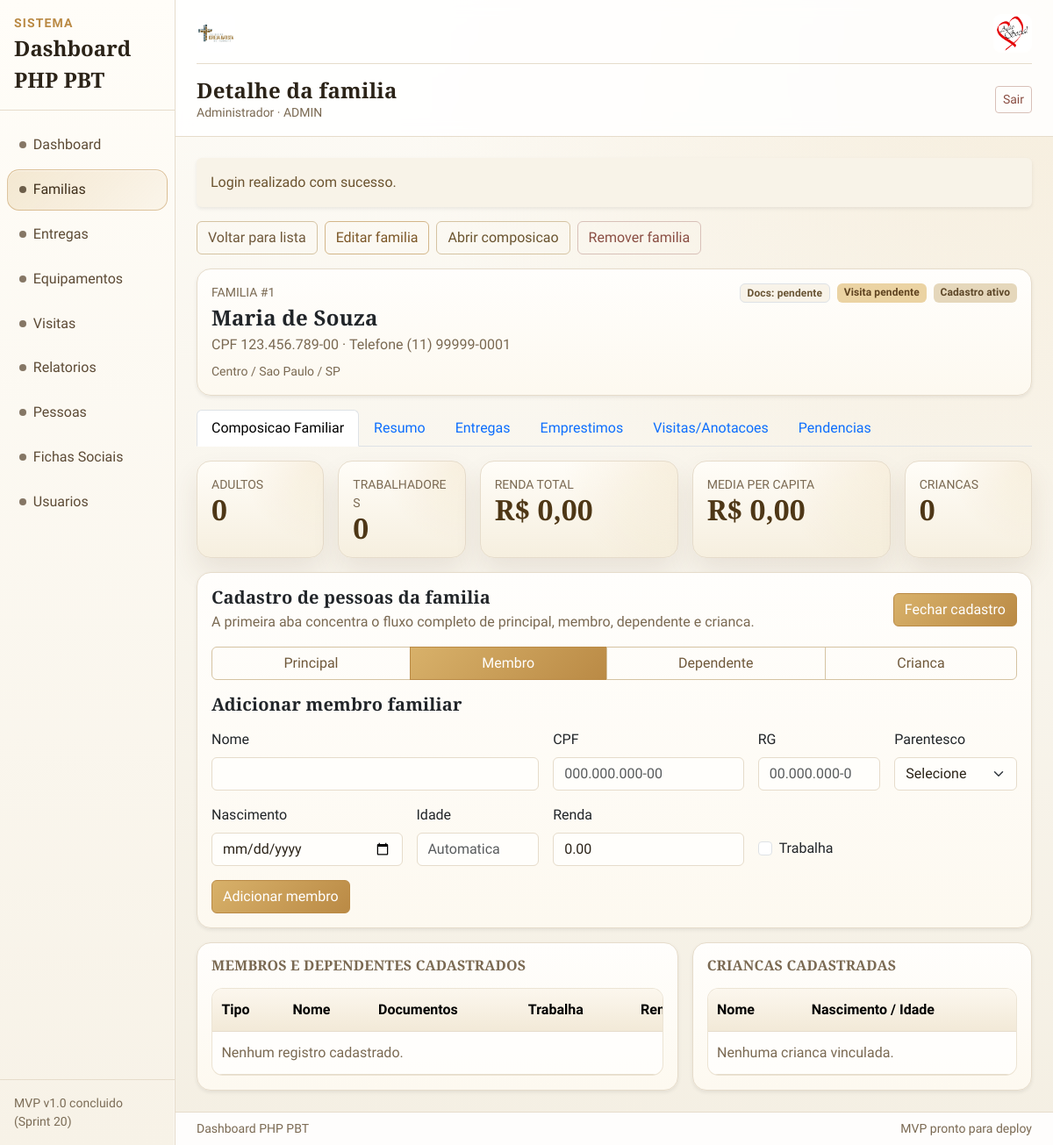
The app's page /families/show?id=1 (signed in) with its own data.
### tables this page shows
CREATE TABLE IF NOT EXISTS families (
  id INT AUTO_INCREMENT PRIMARY KEY,
  responsible_name VARCHAR(160) NOT NULL,
  cpf_responsible VARCHAR(14) NULL UNIQUE,
  rg_responsible VARCHAR(20) NULL,
  birth_date DATE NULL,
  phone VARCHAR(20) NULL,
  responsible_works TINYINT(1) NOT NULL DEFAULT 0,
  responsible_income DECIMAL(10,2) NOT NULL DEFAULT 0,
  marital_status VARCHAR(30) NULL,
  education_level VARCHAR(40) NULL,
  professional_status VARCHAR(40) NULL,
  profession_detail VARCHAR(120) NULL,
  cep VARCHAR(10) NULL,
  address VARCHAR(200) NULL,
  address_number VARCHAR(20) NULL,
  address_complement VARCHAR(120) NULL,
  neighborhood VARCHAR(80) NULL,
  city VARCHAR(80) NULL,
  state CHAR(2) NULL,
  location_reference VARCHAR(200) NULL,
  housing_type VARCHAR(60) NULL,
  adults_count INT NOT NULL DEFAULT 0,
  workers_count INT NOT NULL DEFAULT 0,
  family_income_total DECIMAL(10,2) NOT NULL DEFAULT 0,
  family_income_average DECIMAL(10,2) NOT NULL DEFAULT 0,
  children_count INT NOT NULL DEFAULT 0,
  documentation_status VARCHAR(30) NOT NULL DEFAULT 'ok',
  documentation_notes TEXT NULL,
  needs_visit TINYINT(1) NOT NULL DEFAULT 0,
  general_notes TEXT NULL,
  is_active TINYINT(1) NOT NULL DEFAULT 1,
  created_at DATETIME NOT NULL DEFAULT CURRENT_TIMESTAMP,
  updated_at DATETIME NULL DEFAULT NULL ON UPDATE CURRENT_TIMESTAMP,
  INDEX idx_families_responsible_name (responsible_name),
  INDEX idx_families_city_neighborhood (city, neighborhood),
  INDEX idx_families_documentation_status (documentation_status),
  INDEX idx_families_needs_visit (needs_visit),
  INDEX idx_families_is_active (is_active),
  INDEX idx_families_updated_at (updated_at)
);

### app/Views/families/show.php (the view, shortened to what the rows shown need)
<?php
$family = is_array($family ?? null) ? $family : [];
$memberForm = is_array($memberForm ?? null) ? $memberForm : [];
$memberEditMode = (bool) ($memberEditMode ?? false);
$familyId = (int) ($family['id'] ?? 0);
$activeTab = (string) ($activeTab ?? 'composition');
$personType = (string) ($personType ?? 'member');
$memberFormPersonType = (string) ($memberForm['person_type'] ?? $personType);
$openPersonForm = (bool) ($openPersonForm ?? false);
$memberSectionVisible = in_array($personType, ['member', 'dependent'], true);
$addressLine = (string) ($addressLine ?? '');
$memberFormAction = $memberEditMode
    ? '/families/members/update?id=' . (int) ($memberForm['id'] ?? 0) . '&family_id=' . $familyId
    : '/families/members?family_id=' . $familyId;
?>
<div class="card border-0 shadow-sm mb-3">
    <div class="card-body">
        <div class="d-flex flex-column flex-xl-row justify-content-between gap-3">
            <div>
                <div class="small text-secondary text-uppercase mb-1">Familia #<?= $familyId ?></div>
                <h2 class="h4 mb-1"><?= htmlspecialchars((string) ($family['responsible_name'] ?? '-'), ENT_QUOTES, 'UTF-8') ?></h2>
                <div class="text-secondary mb-2">
                    CPF <?= htmlspecialchars((string) ($family['cpf_responsible'] ?? '-'), ENT_QUOTES, 'UTF-8') ?>
                    · Telefone <?= htmlspecialchars((string) ($family['phone'] ?? '-'), ENT_QUOTES, 'UTF-8') ?>
                </div>
                <div class="small text-secondary"><?= htmlspecialchars($addressLine !== '' ? $addressLine : '-', ENT_QUOTES, 'UTF-8') ?></div>
            </div>
            <div class="d-flex flex-wrap gap-2 align-content-start">
                <span class="badge text-bg-light border">Docs: <?= htmlspecialchars((string) ($family['documentation_status'] ?? 'ok'), ENT_QUOTES, 'UTF-8') ?></span>
                <?php if ((int) ($family['needs_visit'] ?? 0) === 1) : ?>
                    <span class="badge text-bg-warning">Visita pendente</span>
                <?php else : ?>
                    <span class="badge text-bg-success">Visita em dia</span>
                <?php endif; ?>
                <?php if ((int) ($family['is_active'] ?? 0) === 1) : ?>
                    <span class="badge text-bg-success">Cadastro ativo</span>
                <?php else : ?>
                    <span class="badge text-bg-danger">Cadastro inativo</span>
                <?php endif; ?>
            </div>
        </div>
    </div>
</div>
<?php if ($activeTab === 'composition') : ?>
    <div class="row g-3 mb-3">
        <div class="col-12 col-md-6 col-xl-2">
            <div class="card metric-card h-100"><div class="card-body">
                <div class="small text-secondary text-uppercase">Adultos</div>
                <div class="metric-value"><?= (int) ($family['adults_count'] ?? 0) ?></div>
            </div></div>
        </div>
        <div class="col-12 col-md-6 col-xl-2">
            <div class="card metric-card h-100"><div class="card-body">
                <div class="small text-secondary text-uppercase">Trabalhadores</div>
                <div class="metric-value"><?= (int) ($family['workers_count'] ?? 0) ?></div>
            </div></div>
        </div>
        <div class="col-12 col-md-6 col-xl-3">
            <div class="card metric-card h-100"><div class="card-body">
                <div class="small text-secondary text-uppercase">Renda total</div>
                <div class="metric-value">R$ <?= number_format((float) ($family['family_income_total'] ?? 0), 2, ',', '.') ?></div>
            </div></div>
        </div>
        <div class="col-12 col-md-6 col-xl-3">
            <div class="card metric-card h-100"><div class="card-body">
                <div class="small text-secondary text-uppercase">Media per capita</div>
                <div class="metric-value">R$ <?= number_format((float) ($family['family_income_average'] ?? 0), 2, ',', '.') ?></div>
            </div></div>
        </div>
        <div class="col-12 col-md-6 col-xl-2">
            <div class="card metric-card h-100"><div class="card-body">
                <div class="small text-secondary text-uppercase">Criancas</div>
                <div class="metric-value"><?= (int) ($family['children_count'] ?? 0) ?></div>
            </div></div>
        </div>
    </div>
    <div class="card border-0 shadow-sm mb-3" data-person-hub>
        <div class="card-body">
            <div class="d-flex flex-column flex-md-row justify-content-between align-items-md-center gap-2 mb-3">
                <div>
                    <h3 class="h5 mb-1">Cadastro de pessoas da familia</h3>
                    <p class="text-secondary mb-0">A primeira aba concentra o fluxo completo de principal, membro, dependente e crianca.</p>
                </div>
                <button type="button" class="btn btn-teal text-white" data-person-toggle>
                </button>
            </div>
            <div data-person-panel class="<?= $openPersonForm ? '' : 'd-none' ?>" data-person-open="<?= $openPersonForm ? '1' : '0' ?>">
                <div class="btn-group mb-3 w-100" role="group" aria-label="Tipo de cadastro">
                    <button type="button" class="btn <?= $personType === 'principal' ? 'btn-teal text-white' : 'btn-outline-secondary' ?>" data-person-type-btn="principal">Principal</button>
                    <button type="button" class="btn <?= $personType === 'member' ? 'btn-teal text-white' : 'btn-outline-secondary' ?>" data-person-type-btn="member">Membro</button>
                    <button type="button" class="btn <?= $personType === 'dependent' ? 'btn-teal text-white' : 'btn-outline-secondary' ?>" data-person-type-btn="dependent">Dependente</button>
                    <button type="button" class="btn <?= $personType === 'child' ? 'btn-teal text-white' : 'btn-outline-secondary' ?>" data-person-type-btn="child">Crianca</button>
                </div>
                <div data-person-section="member" class="<?= $memberSectionVisible ? '' : 'd-none' ?>" data-member-edit-mode="<?= $memberEditMode ? '1' : '0' ?>">
                    <div class="d-flex justify-content-between align-items-center mb-3">
                        <h3 class="h5 mb-0" data-member-form-title></h3>
                    </div>
                    <form method="post" action="<?= htmlspecialchars($memberFormAction, ENT_QUOTES, 'UTF-8') ?>">
                        <div class="row g-3">
                            <div class="col-12 col-md-5">
                                <label class="form-label">Nome</label>
                                <input class="form-control" name="name" required value="<?= htmlspecialchars((string) ($memberForm['name'] ?? ''), ENT_QUOTES, 'UTF-8') ?>">
                            </div>
                            <div class="col-12 col-md-3">
                                <label class="form-label">CPF</label>
                                <input class="form-control" name="cpf" required placeholder="000.000.000-00" value="<?= htmlspecialchars((string) ($memberForm['cpf'] ?? ''), ENT_QUOTES, 'UTF-8') ?>">
                            </div>
                            <div class="col-12 col-md-2">
                                <label class="form-label">RG</label>
                                <input class="form-control" name="rg" required placeholder="00.000.000-0" value="<?= htmlspecialchars((string) ($memberForm['rg'] ?? ''), ENT_QUOTES, 'UTF-8') ?>">
                            </div>
                            <div class="col-12 col-md-2" data-member-relationship-group>
                                <label class="form-label">Parentesco</label>
                                <select class="form-select" name="relationship" <?= $memberFormPersonType === 'dependent' ? 'disabled' : '' ?>>
                                    <option value="">Selecione</option>
                                </select>
                            </div>
                            <div class="col-12 col-md-3">
                                <label class="form-label">Nascimento</label>
                                <input type="date" class="form-control" name="birth_date" value="<?= htmlspecialchars((string) ($memberForm['birth_date'] ?? ''), ENT_QUOTES, 'UTF-8') ?>">
                            </div>
                            <div class="col-12 col-md-2">
                                <label class="form-label">Idade</label>
                                <input type="text" class="form-control" data-family-age-display readonly tabindex="-1" placeholder="Automatica">
                            </div>
                            <div class="col-12 col-md-3">
                                <label class="form-label">Renda</label>
                                <input class="form-control" name="income" value="<?= htmlspecialchars((string) ($memberForm['income'] ?? '0.00'), ENT_QUOTES, 'UTF-8') ?>">
                            </div>
                            <div class="col-12 col-md-4 d-flex align-items-end">
                                <div class="form-check mb-2">
                                    <input class="form-check-input" type="checkbox" id="works" name="works" value="1" <?= ((int) ($memberForm['works'] ?? 0) === 1) ? 'checked' : '' ?>>
                                    <label class="form-check-label" for="works">Trabalha</label>
                                </div>
                            </div>
                        </div>
                        <div class="mt-3 d-flex gap-2">
                            <button type="submit" class="btn btn-teal text-white" data-member-submit-label></button>
                        </div>
                    </form>
                </div>
            </div>
        </div>
    </div>
<?php endif; ?>
<?php if ($activeTab === 'composition') : ?>
    <div class="row g-3">
        <div class="col-12 col-xl-7">
            <div class="card border-0 shadow-sm h-100">
                <div class="card-body">
                    <div class="table-responsive">
                        <table class="table align-middle mb-0">
                            <thead>
                                <tr>
                                    <th>Tipo</th>
                                    <th>Nome</th>
                                    <th>Documentos</th>
                                    <th>Trabalha</th>
                                    <th>Renda</th>
                                </tr>
                            </thead>
                        </table>
                    </div>
                </div>
            </div>
        </div>
        <div class="col-12 col-xl-5">
            <div class="card border-0 shadow-sm h-100">
                <div class="card-body">
                    <div class="table-responsive">
                        <table class="table align-middle mb-0">
                            <thead>
                                <tr>
                                    <th>Nome</th>
                                    <th>Nascimento / Idade</th>
                                </tr>
                            </thead>
                        </table>
                    </div>
                </div>
            </div>
        </div>
    </div>
<?php endif; ?>

### records on screen
families: id "1", responsible_name "Maria de Souza", cpf_responsible "123.456.789-00", phone "(11) 99999-0001", documentation_status "pendente", adults_count "0", workers_count "0", family_income_total "0,00", family_income_average "0,00", children_count "0"

### other values on screen
$layoutAppName "Dashboard PHP PBT"
$item['label'] "Dashboard"
$item['label'] "Familias"
$item['label'] "Entregas"
$item['label'] "Equipamentos"
$item['label'] "Visitas"
$item['label'] "Relatorios"
$item['label'] "Pessoas"
$item['label'] "Fichas Sociais"
$item['label'] "Usuarios"
$layoutTitle "Detalhe da familia"
$layoutUserName "Administrador"
$layoutUserRole "ADMIN"
$success "Login realizado com sucesso."
$addressLine !== '' ? $addressLine : '-' "Centro / Sao Paulo / SP"
